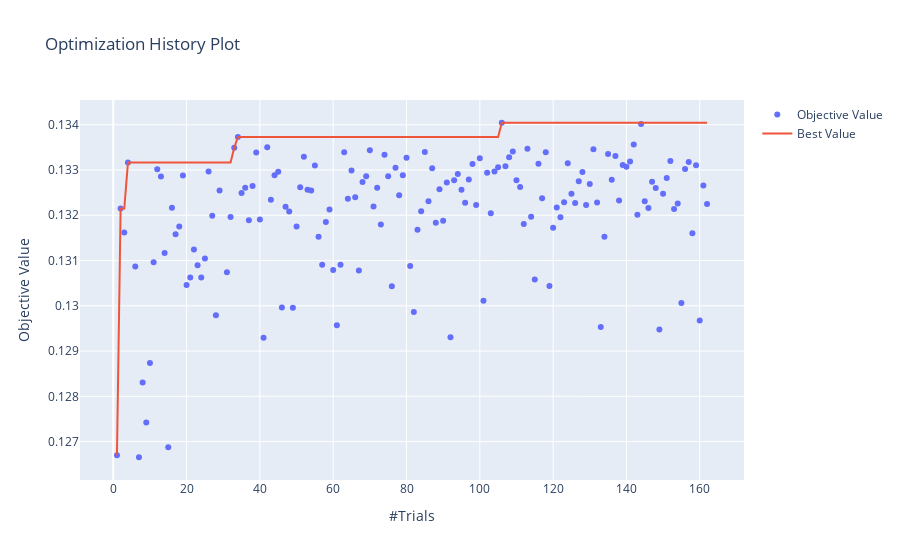

Source (notebook cell):
### Code cell
plot_optimization_history(study)

### Figure 1 — Plotly figure (JSON) as saved in the notebook; plotly's stock layout.template omitted (floating-point values rounded to 4 significant figures; data arrays with more than 128 entries replaced by an {"elided": "..."} marker saying what was removed)
{"data": [{"mode": "markers", "name": "Objective Value", "type": "scatter", "x": {"elided": "160 int values"}, "y": {"elided": "160 float values"}}, {"name": "Best Value", "type": "scatter", "x": {"elided": "160 int values"}, "y": {"elided": "160 float values"}}], "layout": {"autosize": true, "title": {"text": "Optimization History Plot"}, "xaxis": {"autorange": true, "range": [-8.927, 171.9], "title": {"text": "#Trials"}, "type": "linear"}, "yaxis": {"autorange": true, "range": [0.126, 0.1347], "title": {"text": "Objective Value"}, "type": "linear"}}}
